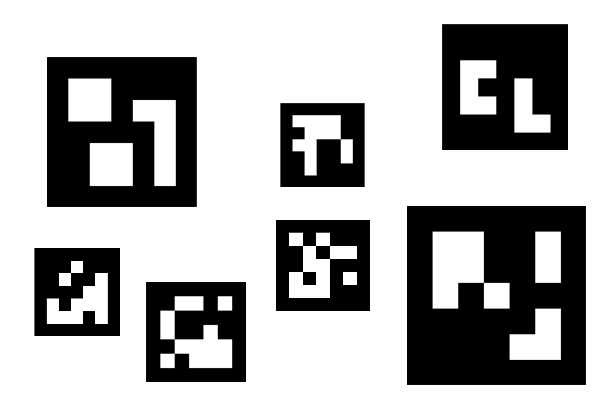
#> input picture OpenCV Guide/images/example_01.png, 600 x 400 px, found by its file name
$ jupyter execute aruco_basics.ipynb   (shell and % lines are left out)
#> lines starting #> are read from the running program, lines starting #| are printed output that depends on the picture; after the words box and inside, x2 and y2 are one past the last pixel; in counts of white or black regions, pixels touching at a corner belong together
# ARUCO markers: basics

## 1:  Marker creation

## Import Packages

[cell 1]
# import the necessary packages
import matplotlib.pyplot as plt
import numpy as np
import argparse
import cv2
import sys

## Function to display images in Jupyter Notebooks and Google Colab

[cell 2]
def plt_imshow(title, image):
    # convert the image frame BGR to RGB color space and display it
	image = cv2.cvtColor(image, cv2.COLOR_BGR2RGB)
	plt.imshow(image)
	plt.title(title)
	plt.grid(False)
	plt.show()

[cell 3]
import cv2
import numpy as np
from cv2 import aruco

# Size and offset value
size = 150
offset = 10
x_offset = y_offset = int(offset) // 2

# get dictionary and generate image
dictionary = aruco.getPredefinedDictionary(aruco.DICT_4X4_50)
ar_img = aruco.generateImageMarker(dictionary, 0, size)

# make white image
img = np.zeros((size + offset, size + offset), dtype=np.uint8)
img += 255

# overlap image
img[y_offset:y_offset + ar_img.shape[0], x_offset:x_offset + ar_img.shape[1]] = ar_img

cv2.imwrite("./tags/marker_0.png", img)
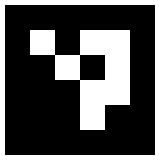
#> saved as marker_0.png: shape (160, 160); 31.6% white; 2 white regions, box (x1, y1, x2, y2) and area: (30, 30, 130, 130) 5000, (0, 0, 160, 160) 3100

[cell 4]
import cv2
from cv2 import aruco

# get dicionary and get parameters
dictionary = aruco.getPredefinedDictionary(aruco.DICT_4X4_50)
parameters = aruco.DetectorParameters()

# read from image
input_file = "./tags/marker_0.png"
output_file = "./tags/detected_marker_0.png"
input_img = cv2.imread(input_file)

# detect and draw marker's information
corners, ids, rejectedCandidates = aruco.detectMarkers(input_img, dictionary, parameters=parameters)
#> corners = ([[5, 5], [154, 5], [154, 154], [5, 154]],); ids = [0]; rejectedCandidates = ([[54, 55], [79, 54], [80, 79], [55, 80]], [[29, 30], [54, 29], [55, 54], [30, 55]], [[80, 56], [103, 55], [104, 78], [81, 79]], [[85, 61], [98, 60], [99, 73], [86, 74]])
print(ids)
#| [[0]]
ar_image = aruco.drawDetectedMarkers(input_img, corners, ids)
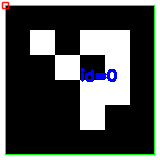
#> ar_image: shape (160, 160, 3); mean B, G, R 82, 85.2, 79.6

cv2.imwrite(output_file, ar_image)
#> Out = True

## Implementing our ArUco marker generation script with OpenCV and Python

[cell 5]
# # construct the argument parser and parse the arguments
# ap = argparse.ArgumentParser()
# ap.add_argument("-o", "--output", required=True,
# 	help="path to output image containing ArUCo tag")
# ap.add_argument("-i", "--id", type=int, required=True,
# 	help="ID of ArUCo tag to generate")
# ap.add_argument("-t", "--type", type=str,
# 	default="DICT_ARUCO_ORIGINAL",
# 	help="type of ArUCo tag to generate")
# args = vars(ap.parse_args())

# since we are using Jupyter Notebooks we can replace our argument
# parsing code with *hard coded* arguments and values
args = {
	"output": "./tags/DICT_5X5_100_id25.png",
    "id": 25,
    "type": "DICT_5X5_100",
}

[cell 6]
# define names of each possible ArUco tag OpenCV supports
ARUCO_DICT = {
	"DICT_4X4_50": cv2.aruco.DICT_4X4_50,
	"DICT_4X4_100": cv2.aruco.DICT_4X4_100,
	"DICT_4X4_250": cv2.aruco.DICT_4X4_250,
	"DICT_4X4_1000": cv2.aruco.DICT_4X4_1000,
	"DICT_5X5_50": cv2.aruco.DICT_5X5_50,
	"DICT_5X5_100": cv2.aruco.DICT_5X5_100,
	"DICT_5X5_250": cv2.aruco.DICT_5X5_250,
	"DICT_5X5_1000": cv2.aruco.DICT_5X5_1000,
	"DICT_6X6_50": cv2.aruco.DICT_6X6_50,
	"DICT_6X6_100": cv2.aruco.DICT_6X6_100,
	"DICT_6X6_250": cv2.aruco.DICT_6X6_250,
	"DICT_6X6_1000": cv2.aruco.DICT_6X6_1000,
	"DICT_7X7_50": cv2.aruco.DICT_7X7_50,
	"DICT_7X7_100": cv2.aruco.DICT_7X7_100,
	"DICT_7X7_250": cv2.aruco.DICT_7X7_250,
	"DICT_7X7_1000": cv2.aruco.DICT_7X7_1000,
	"DICT_ARUCO_ORIGINAL": cv2.aruco.DICT_ARUCO_ORIGINAL,
	"DICT_APRILTAG_16h5": cv2.aruco.DICT_APRILTAG_16h5,
	"DICT_APRILTAG_25h9": cv2.aruco.DICT_APRILTAG_25h9,
	"DICT_APRILTAG_36h10": cv2.aruco.DICT_APRILTAG_36h10,
	"DICT_APRILTAG_36h11": cv2.aruco.DICT_APRILTAG_36h11
}

[cell 7]
# verify that the supplied ArUCo tag exists and is supported by
# OpenCV
if ARUCO_DICT.get(args["type"], None) is None:
	print("[INFO] ArUCo tag of '{}' is not supported".format(
		args["type"]))
	sys.exit(0)

# load the ArUCo dictionary
arucoDict = cv2.aruco.getPredefinedDictionary(ARUCO_DICT[args["type"]])

[cell 8]
# allocate memory for the output ArUCo tag and then draw the ArUCo
# tag on the output image
print("[INFO] generating ArUCo tag type '{}' with ID '{}'".format(
	args["type"], args["id"]))
tag = np.zeros((300, 300, 1), dtype="uint8")
cv2.aruco.generateImageMarker(arucoDict, args["id"], 300, tag, 1)

# write the generated ArUCo tag to disk and then display it to our
# screen
cv2.imwrite(args["output"], tag)
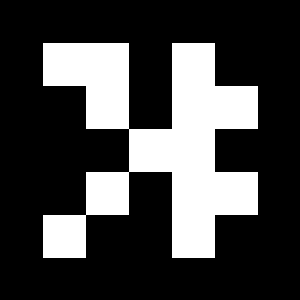
#> saved as DICT_5X5_100_id25.png: shape (300, 300, 1); 26.7% white; 1 white region, box (x1, y1, x2, y2) and area: (43, 43, 258, 258) 24037
plt_imshow("ArUCo Tag", tag)

[cell 9]
# import the necessary packages
import matplotlib.pyplot as plt
import argparse
import imutils
from imutils.video import VideoStream
import time
import cv2
import sys

[cell 10]
# # construct the argument parser and parse the arguments
# ap = argparse.ArgumentParser()
# ap.add_argument("-i", "--image", required=True,
# 	help="path to input image containing ArUCo tag")
# ap.add_argument("-t", "--type", type=str,
# 	default="DICT_ARUCO_ORIGINAL",
# 	help="type of ArUCo tag to detect")
# args = vars(ap.parse_args())

# since we are using Jupyter Notebooks we can replace our argument
# parsing code with *hard coded* arguments and values
args = {
    "image": "images/example_01.png",
    "type": "DICT_5X5_100",
}

[cell 11]
# define names of each possible ArUco tag OpenCV supports
ARUCO_DICT = {
	"DICT_4X4_50": cv2.aruco.DICT_4X4_50,
	"DICT_4X4_100": cv2.aruco.DICT_4X4_100,
	"DICT_4X4_250": cv2.aruco.DICT_4X4_250,
	"DICT_4X4_1000": cv2.aruco.DICT_4X4_1000,
	"DICT_5X5_50": cv2.aruco.DICT_5X5_50,
	"DICT_5X5_100": cv2.aruco.DICT_5X5_100,
	"DICT_5X5_250": cv2.aruco.DICT_5X5_250,
	"DICT_5X5_1000": cv2.aruco.DICT_5X5_1000,
	"DICT_6X6_50": cv2.aruco.DICT_6X6_50,
	"DICT_6X6_100": cv2.aruco.DICT_6X6_100,
	"DICT_6X6_250": cv2.aruco.DICT_6X6_250,
	"DICT_6X6_1000": cv2.aruco.DICT_6X6_1000,
	"DICT_7X7_50": cv2.aruco.DICT_7X7_50,
	"DICT_7X7_100": cv2.aruco.DICT_7X7_100,
	"DICT_7X7_250": cv2.aruco.DICT_7X7_250,
	"DICT_7X7_1000": cv2.aruco.DICT_7X7_1000,
	"DICT_ARUCO_ORIGINAL": cv2.aruco.DICT_ARUCO_ORIGINAL,
	"DICT_APRILTAG_16h5": cv2.aruco.DICT_APRILTAG_16h5,
	"DICT_APRILTAG_25h9": cv2.aruco.DICT_APRILTAG_25h9,
	"DICT_APRILTAG_36h10": cv2.aruco.DICT_APRILTAG_36h10,
	"DICT_APRILTAG_36h11": cv2.aruco.DICT_APRILTAG_36h11
}

[cell 12]
# load the input image from disk and resize it
print("[INFO] loading image...")
image = cv2.imread(args["image"])
#> image is the input picture: shape (400, 600, 3); min 0, max 255, mean 172
image = imutils.resize(image, width=600)

# verify that the supplied ArUCo tag exists and is supported by
# OpenCV
if ARUCO_DICT.get(args["type"], None) is None:
	print("[INFO] ArUCo tag of '{}' is not supported".format(
		args["type"]))
	sys.exit(0)

# load the ArUCo dictionary, grab the ArUCo parameters, and detect
# the markers
print("[INFO] detecting '{}' tags...".format(args["type"]))
arucoDict = cv2.aruco.getPredefinedDictionary(ARUCO_DICT[args["type"]])
arucoParams = cv2.aruco.DetectorParameters()
detector = aruco.ArucoDetector(arucoDict, arucoParams)

[cell 13]
# Detect the markers
markerCorners, markerIds, rejectedCandidates = detector.detectMarkers(image)
#> markerCorners = 7 items; markerIds = [24, 66, 87, 42, 0, 99, 70]; rejectedCandidates = 24 items

[cell 14]
# Draw bounding boxes around the detected markers
if markerIds is not None:
    aruco.drawDetectedMarkers(image, markerCorners, markerIds)
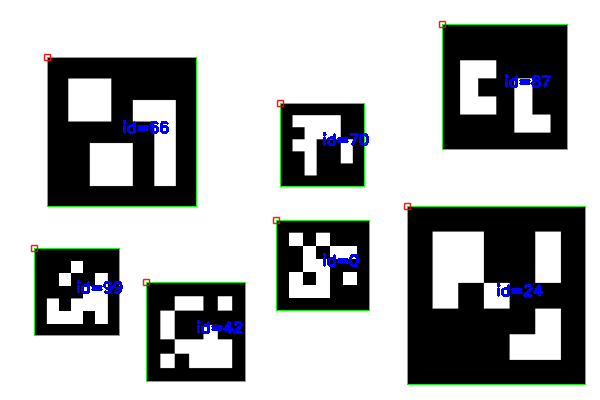
#> image: shape (400, 600, 3); 2.49% of pixels changed, all inside (x1, y1, x2, y2) = (30, 20, 586, 385)

    # Print marker IDs
    print("Detected marker IDs:", markerIds)
#| Detected marker IDs: [[24]
#|  [66]
#|  [87]
#|  [42]
#|  [ 0]
#|  [99]
#|  [70]]

# show the output image
plt_imshow("Image", image)
